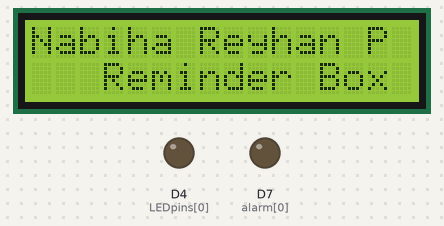
A sketch run on a simulated ESP8266 (NodeMCU). Parts: 16×2 character LCD, output pins drawn as LEDs (lit = HIGH). WiFi joins after 1.5 s; servers stay silent unless stated; uploads are accepted with an empty reply; what the sketch prints to the serial monitor is not drawn.

Above: at 1.8 s.

Measured:
- what the display in image 0 shows lasts 3.0 s, from 1.8 s to 4.8 s

The sketch:

Reminder_box.ino
```cpp
#define DEBUG   //If you comment this line, the DPRINT & DPRINTLN lines are defined as blank.
#ifdef DEBUG    //Macros are usually in all capital letters.
#define DPRINT(...)    Serial.print(__VA_ARGS__)     //DPRINT is a macro, debug print
#define DPRINTLN(...)  Serial.println(__VA_ARGS__)   //DPRINTLN is a macro, debug print with new line
#else
#define DPRINT(...)     //now defines a blank line
#define DPRINTLN(...)   //now defines a blank line
#endif

#include <ESP8266WiFi.h>
#include "HTTPSRedirect.h"
#include <ArduinoJson.h>
#include <Wire.h>
#include <LiquidCrystal_I2C.h>


//Connection Settings
const char* host = "script.google.com";
const char* googleRedirHost = "script.googleusercontent.com";
const int httpsPort = 443;

unsigned long entryCalender, entryPrintStatus;

//Fetch Google Calendar events
String url = String("/macros/s/") + "AKfycbxX5pi-SkwH-bkruGmLgAzQ8p0WVwYFjcxQR_Str0q3O1eY7hA" + "/exec";

#define UPDATETIME 1000


#ifdef CREDENTIALS
const char* ssid = mySSID;
const char* password = myPASSWORD;
#else
const char* ssid = "padmono"; //replace with you ssid
const char* password = "Reyhan1904"; //replace with your password
#endif


#define NBR_EVENTS 1
String  possibleEvents[NBR_EVENTS] = {"Absen"};
byte  LEDpins[NBR_EVENTS]    = {D4};
byte  switchPins[NBR_EVENTS] = {D5};
byte  alarm[NBR_EVENTS] = {D7};

enum taskStatus {
  none,
  due,
  done
};

taskStatus taskStatus[NBR_EVENTS];

String calendarData = "";

// set the LCD number of columns and rows
int lcdColumns = 16;
int lcdRows = 2;
int PB = 14;

// set LCD address, number of columns and rows
LiquidCrystal_I2C lcd(0x27, lcdColumns, lcdRows);

void setup() {
  Serial.begin(115200);
  lcd.init();
  lcd.backlight();


  connectToWifi();
  for (int i = 0; i < NBR_EVENTS; i++) {
    Serial.print("nyambung");
    pinMode(LEDpins[i], OUTPUT);
    pinMode(alarm[i], OUTPUT);
    taskStatus[i] = none;  // Reset all LEDs
    pinMode(switchPins[i], INPUT_PULLUP);
  }

  lcd.setCursor(0,0);
  lcd.print("Nabiha Reyhan P");
  lcd.setCursor(3,1);
  lcd.print("Reminder Box");
  delay(3000);
  lcd.clear();


}

void loop() {

  if (millis() > entryCalender + UPDATETIME) {
    getCalendar();
    entryCalender = millis();
  }
  manageStatus();
  setActivePins();
  if (millis() > entryPrintStatus + 2000) {
    printStatus();
    entryPrintStatus = millis();
  }

}

//Turn active pins from array on
void setActivePins() {
  for (int i = 0; i < NBR_EVENTS; i++) {
    if (taskStatus[i] == due) Serial.println("adaevent");
  /*  {
      digitalWrite(LEDpins[i], HIGH);
      digitalWrite(alarm[i], HIGH);
      lcd.setCursor(0,0);
      lcd.print(calendarData);
      lcd.scrollDisplayLeft();

    }*/

    else Serial.println("noevent");
   /* {
      lcd.clear();
      digitalWrite(LEDpins[i], LOW);
      digitalWrite(alarm[i], LOW);
      lcd.setCursor(3,0);
      lcd.print("No Event");
    }*/

  }
}

void printStatus() {
  for (int i = 0; i < NBR_EVENTS; i++) {
    Serial.print("Task ");
    Serial.print(i);
    Serial.print(" Status ");
    Serial.println(taskStatus[i]);
  }
  Serial.println("----------");
}

//Connect to wifi
void connectToWifi() {
  Serial.println();
  Serial.print("Connecting to wifi: ");
  Serial.println(ssid);

  WiFi.begin(ssid, password);
  while (WiFi.status() != WL_CONNECTED) {
    delay(500);
    Serial.print(".");
  }

  Serial.println("");
  Serial.println("WiFi connected");
  Serial.println("IP address: ");
  Serial.println(WiFi.localIP());

  // Use HTTPSRedirect class to create TLS connection
  HTTPSRedirect client(httpsPort);

  Serial.print("Connecting to ");
  Serial.println(host);
  bool flag = false;
  for (int i = 0; i < 5; i++) {
    int retval = client.connect(host, httpsPort);
    if (retval == 1) {
      flag = true;
      break;
    }
    else
      Serial.println("Connection failed. Retrying...");
  }
  if (!flag) {
    Serial.print("Could not connect to server: ");
    Serial.println(host);
    Serial.println("Exiting...");
    return;
  }
}

//Get calendar entries from google
void getCalendar() {
  Serial.println("Start Request");
  HTTPSRedirect client(httpsPort);
  if (!client.connected()) client.connect(host, httpsPort);
  calendarData = client.getData(url, host, googleRedirHost);
  Serial.print("Calender Data ");
  Serial.println(calendarData);
}

void manageStatus() {
  for (int i = 0; i < NBR_EVENTS; i++) {
    switch (taskStatus[i]) {
      case none:
        if (taskHere(i)) taskStatus[i] = due;
        break;
      case due:
        if (digitalRead(switchPins[i]) == false) taskStatus[i] = done;
        break;
      case done:
        if (taskHere(i) == false) taskStatus[i] = none;
        break;
      default:
        break;
    }
  }
  yield();
}

bool taskHere(int task) {
  if (calendarData.indexOf(possibleEvents[task]) >= 0 ) {
    //    Serial.print("Task found ");
    //    Serial.println(task);
    return true;
  } else {
    //   Serial.print("Task not found ");
    //   Serial.println(task);
    return false;
  }
}
```

HTTPSRedirect.cpp
```cpp
/*  HTTPS with follow-redirect
 *  Created by Sujay S. Phadke, 2016
 *  All rights reserved.
 *
 *  Modified by Daniel Willi, 2016
 *
 */

#include "HTTPSRedirect.h"

// from LarryD, Arduino forum
//#define DEBUG   //If you comment this line, the DPRINT & DPRINTLN lines are defined as blank.
#ifdef DEBUG    //Macros are usually in all capital letters.
  #define DPRINT(...)    Serial.print(__VA_ARGS__)     //DPRINT is a macro, debug print
  #define DPRINTLN(...)  Serial.println(__VA_ARGS__)   //DPRINTLN is a macro, debug print with new line
#else
  #define DPRINT(...)     //now defines a blank line
  #define DPRINTLN(...)   //now defines a blank line
#endif

String data;

HTTPSRedirect::HTTPSRedirect(const int p, const char* fp, bool c)
    : httpsPort(p), redirFingerprint(fp), fpCheck(c){
}

HTTPSRedirect::HTTPSRedirect(const int p)
    : httpsPort(p){
      fpCheck = false;
}

HTTPSRedirect::~HTTPSRedirect(){
}

String HTTPSRedirect::getData(String& url, const char* host, const char* redirHost){
  return getData(url.c_str(), host, redirHost);
}

String HTTPSRedirect::getData(const char* url, const char* host, const char* redirHost){

  int redirFlag = false;

  // Check if connection to host is alive
  if (!connected()){
    Serial.println("Error! Not connected to host.");
    return "error";
  }
  // HTTP headers must be terminated with a "\r\n\r\n"
  // http://stackoverflow.com/questions/6686261/what-at-the-bare-minimum-is-required-for-an-http-request
  // http://serverfault.com/questions/163511/what-is-the-mandatory-information-a-http-request-header-must-contain
  String Request = createRequest(url, host);

  DPRINTLN(Request);
  // make request
  print(Request);
  String line;
  String redirUrl;

  DPRINTLN("Detecting re-direction.");
  DPRINTLN(redirHost);

  while (connected()) {
    line = readStringUntil('\n');
    DPRINTLN(line);
    if (line == "\r") {
      DPRINTLN("END OF HEADER");

      //DPRINTLN(line);
      break;
    }

    if (find("Location: ") ){
      find((char *)redirHost);
      DPRINTLN("Found re-direction URL!");
      redirUrl = readStringUntil('\n');
      redirFlag = true;
      break;
    }
    /*
    if (finder.findUntil("chunked", "\n\r") ){
      break;
    }*/
  }

  DPRINTLN("Body:\n");
  if (verboseInfo){
    fetchData(true, false);
  }

  else
    flush();

  if (!redirFlag){
    DPRINTLN("No re-direction URL found in header.");
    return "error";
  }
  //flush();
  //stop();

  DPRINTLN("Redirected URL:");
  DPRINTLN(redirUrl);

  Request = createRequest(redirUrl.c_str(), redirHost);

  DPRINTLN("Connecting to:");
  DPRINTLN(redirHost);

  if (!connect(redirHost, httpsPort)) {
    Serial.println("Connection to re-directed host failed!");
    return "error";
  }

  if (fpCheck){
    if (verify(redirFingerprint, redirHost)) {
      Serial.println("Re-directed host certificate match.");
    } else {
      Serial.println("Re-directed host certificate mis-match");
    }
  }

  DPRINTLN("Requesting re-directed URL.");
  DPRINTLN(Request);

  // Make request
  print(Request);

  DPRINTLN("Final Response:");

  fetchData(false, true);

  fetchData(true, false);

  flush();
  //stop();

  return data;
}

String HTTPSRedirect::createRequest(const char* url, const char* host){
  return String("GET ") + url + " HTTP/1.1\r\n" +
                          "Host: " + host + "\r\n" +
                          "User-Agent: ESP8266\r\n" +
                          (keepAlive ? "" : "Connection: close") +
                          "\r\n\r\n";

}

void HTTPSRedirect::fetchData(bool disp, bool header){
  String line;
  data = "";
  while (connected()) {
    line = readStringUntil('\n');

    if (disp){
      //Serial.println(line);
      data += line + "|";
    }

    if (line == "\r") {
      if (disp){
        if (header){
          DPRINTLN("END OF HEADER");
        }
        else{
          DPRINTLN("END OF RESPONSE");
          DPRINTLN(line);
        }
      }
      data.remove(data.length()-3);
      //Serial.println("break");
      break;
    }
  }
}
```

HTTPSRedirect.h
```cpp
/*  HTTPS with follow-redirect
 *  Created by Sujay S. Phadke, 2016
 *  All rights reserved.
 *
 *  Modified by Daniel Willi, 2016
 *
 */

#include <WiFiClientSecure.h>

class HTTPSRedirect : public WiFiClientSecure {
  private:
    const int httpsPort;
    const char* redirFingerprint;
    bool fpCheck = false;
    bool keepAlive = true;
    bool verboseInfo = false;

  public:
    HTTPSRedirect(const int, const char*, bool);
    HTTPSRedirect(const int);
    ~HTTPSRedirect();

    String getData(const char*, const char*, const char*);
    String getData(String&, const char*, const char*);
    String createRequest(const char*, const char*);
    void fetchData(bool, bool);

};
```
